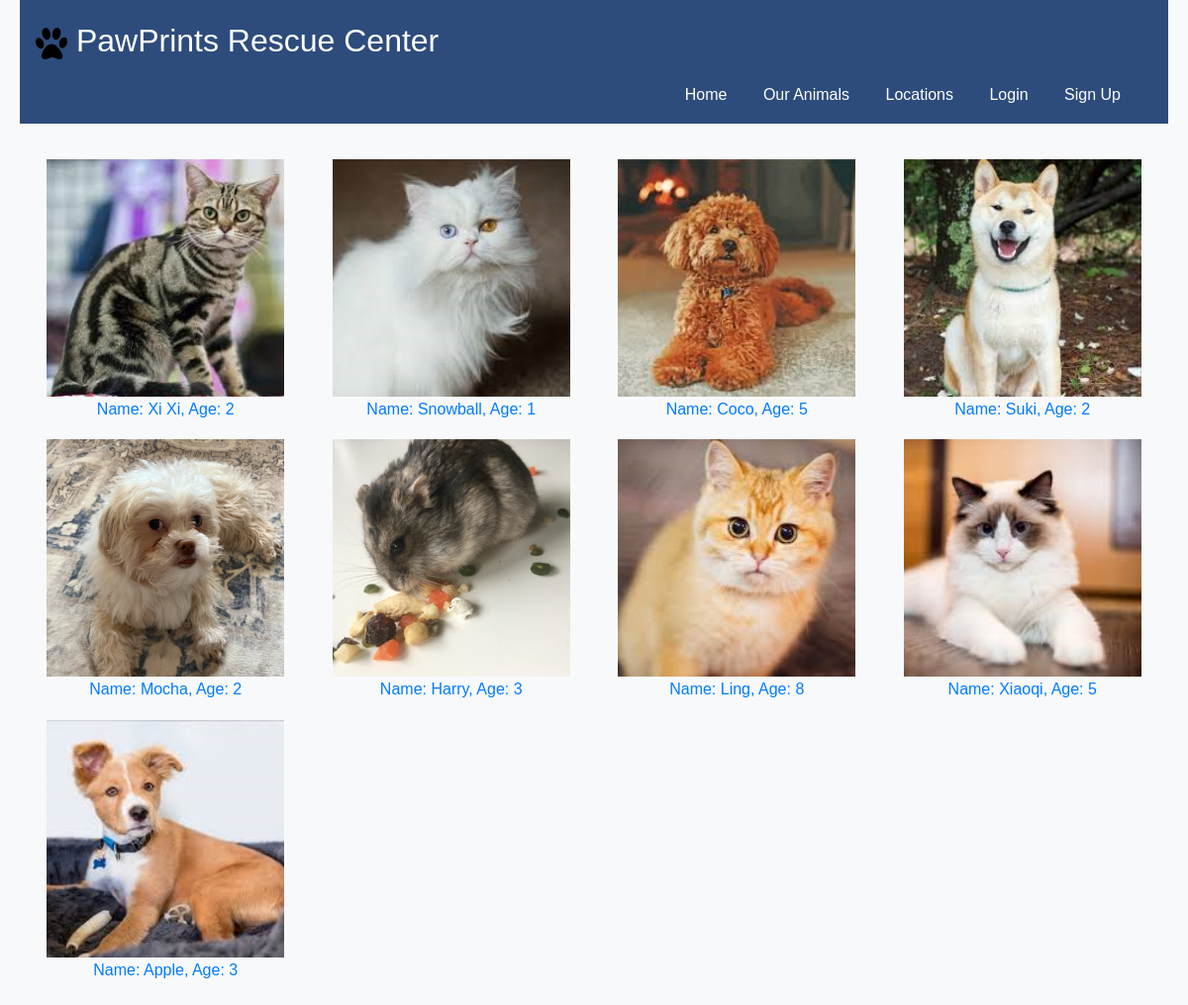
/animals/, run on the app's committed database.
### shelterapp/models.py (models this page shows, shortened)
class Animal(models.Model):
    animalID = models.AutoField(primary_key=True)
    name = models.CharField(max_length=100)
    species = models.CharField(max_length=100)
    breed = models.CharField(max_length=100)
    age = models.IntegerField()
    gender = models.CharField(max_length=10)
    dateOfArrival = models.DateField()
    adoptedOrNot = models.IntegerField()
    healthStatus = models.CharField(max_length=100)
    description = models.TextField()
    locationID = models.IntegerField()
    reasonForIntake = models.CharField(max_length=100)
    adoptionFee = models.IntegerField()

### shelterapp/views.py (the view)
# urls.py: path('animals/', views.view_animals, name='view_animals'),  # View list of animals
def view_animals(request):
    animals = Animal.objects.all()
    return render(request, 'view_animals.html', {'animals': animals})

### shelterapp/templates/view_animals.html (shortened to what this page needs)
<!DOCTYPE html>
<html lang="en">
<head>
    <link rel="stylesheet" href="https://cdn.jsdelivr.net/npm/bootstrap@5.3.2/dist/css/bootstrap.min.css">
    {% load static %}
    <link rel="stylesheet" href="{% static 'shelterapp/css/style.css' %}">
</head>
<body>
    <div id="header">
        <a href="{% url 'default_page' %}">
            <p id="title">
                <img src="{% static 'shelterapp/images/' %}pawprint.png" alt="pawprint" id="logo">
                PawPrints Rescue Center
            </p>
        </a>
        {% if user.is_authenticated %}
            <ul id="nav">
                <li><a href="{% url 'default_page' %}">Home</a></li>
                {% if user.is_staff %}
                    <li><a href="{% url 'staff_dashboard' %}">Dashboard</a></li>
                {% else %}
                    <li><a href="{% url 'adopter_dashboard' %}">Dashboard</a></li>
                {% endif %}
                <li><a href="{% url 'view_animals' %}">Our Animals</a></li>
                <li><a href="{% url 'view_shelters' %}">Locations</a></li>
                <li>
                    <form id="logout" method="POST" action="{% url 'user_logout' %}">
                        {% csrf_token %}
                        <button type="submit" class="btn btn-danger w-100">Sign Out</button>
                    </form>
                </li>
            </ul>
        {% else %}
            <ul id="nav">
                <li><a href="{% url 'default_page' %}">Home</a></li>
                <li><a href="{% url 'view_animals' %}">Our Animals</a></li>
                <li><a href="{% url 'view_shelters' %}">Locations</a></li>
                <li><a href="{% url 'adopter_login' %}">Login</a></li>
                <li><a href="{% url 'adopter_signup' %}">Sign Up</a></li>
            </ul>
        {% endif %}
    </div>
    <div id="content">
        <ul id="animal_gallery">
            {% for animal in animals %}
                <li>
                    <img src="{% static 'shelterapp/images/animals/' %}{{ animal.animalID }}.png" alt="{{ animal.name }}">
                    <br>
                    <a href="{% url 'animal_profile' animal.animalID %}">
                    Name: {{ animal.name }}, Age: {{ animal.age }}
                    </a>
                </li>
            {% empty %}
            <tr>
                <td colspan="11">No animals available.</td>
            </tr>
            {% endfor %}
        </ul>
    </div>
</body>
</html>

### shelter/static/shelterapp/css/style.css (style rules this page uses)
* { margin: 0; padding: 0; box-sizing: border-box; }
body { font-family: "Arial", sans-serif; line-height: 1.6; background-color: #f8f9fa; color: #333; padding: 0 20px; }
a { text-decoration: none; color: #007bff; }
#header { background-color: #2d4c7c; padding: 1em; position: relative; z-index: 1; }
#title { color: #fff; font-size: 2rem; }
#nav { text-align: right; margin: 0; }
#nav li { display: inline-block; padding-right: 2rem; }
#nav a { text-decoration: none; color: #ffffff; }
#logo { width: 2rem; height: 2rem; }
#animal_gallery { margin-top: 2vw; display: grid; grid-template-columns: repeat(4, 1fr); gap: 1.5vw; padding: 1vw; }
#animal_gallery li { list-style-type: none; text-align: center; }
#animal_gallery img { width: 20vw; }

### data on the page
Animal: shows a picture, name "Xi Xi", age "2"
Animal: shows a picture, name "Snowball", age "1"
Animal: shows a picture, name "Coco", age "5"
Animal: shows a picture, name "Suki", age "2"
Animal: shows a picture, name "Mocha", age "2"
Animal: shows a picture, name "Harry", age "3"
Animal: shows a picture, name "Ling", age "8"
Animal: shows a picture, name "Xiaoqi", age "5"
Animal: shows a picture, name "Apple", age "3"
